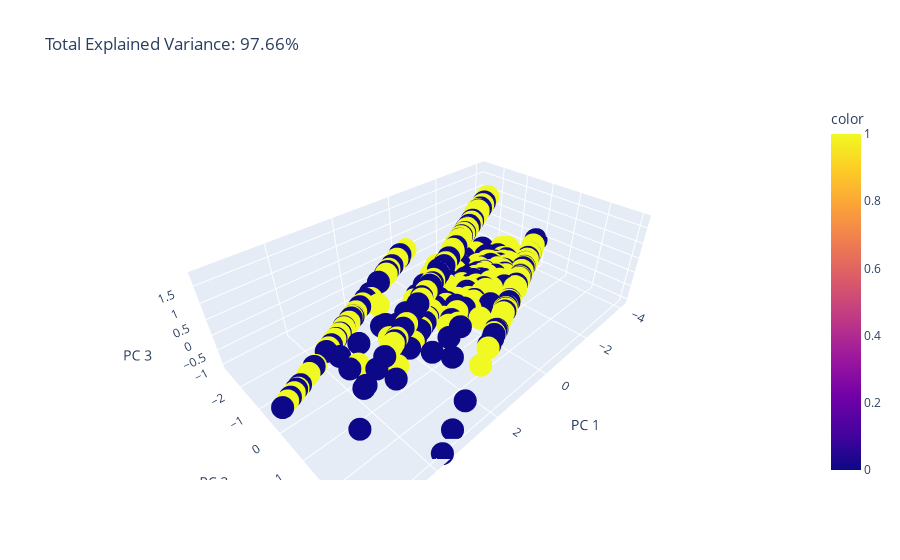

Write notebook code for a chart like this one.
### Code cell
pca = PCA()
pipe = Pipeline([('scaler', StandardScaler()), ('pca', pca)])

X = pipe.fit_transform(train.drop('Winner', axis=1))

pca = PCA(n_components=3)
components = pca.fit_transform(X)

total_var = pca.explained_variance_ratio_.sum() * 100

fig = px.scatter_3d(
    components, x=0, y=1, z=2, color=train['Winner'],
    title=f'Total Explained Variance: {total_var:.2f}%',
    labels={'0': 'PC 1', '1': 'PC 2', '2': 'PC 3'}
)
fig.show()

### Figure 1 — Plotly figure (JSON) as saved in the notebook; plotly's stock layout.template omitted (floating-point values rounded to 4 significant figures; data arrays with more than 128 entries replaced by an {"elided": "..."} marker saying what was removed)
{"data": [{"hovertemplate": "PC 1=%{x}<br>PC 2=%{y}<br>PC 3=%{z}<br>color=%{marker.color}<extra></extra>", "legendgroup": "", "marker": {"color": {"elided": "415 int values"}, "coloraxis": "coloraxis", "symbol": "circle"}, "mode": "markers", "name": "", "scene": "scene", "showlegend": false, "type": "scatter3d", "x": {"elided": "415 float values"}, "y": {"elided": "415 float values"}, "z": {"elided": "415 float values"}}], "layout": {"coloraxis": {"colorbar": {"title": {"text": "color"}}, "colorscale": [[0, "#0d0887"], [0.1111, "#46039f"], [0.2222, "#7201a8"], [0.3333, "#9c179e"], [0.4444, "#bd3786"], [0.5556, "#d8576b"], [0.6667, "#ed7953"], [0.7778, "#fb9f3a"], [0.8889, "#fdca26"], [1, "#f0f921"]]}, "legend": {"tracegroupgap": 0}, "scene": {"domain": {"x": [0, 1], "y": [0, 1]}, "xaxis": {"title": {"text": "PC 1"}}, "yaxis": {"title": {"text": "PC 2"}}, "zaxis": {"title": {"text": "PC 3"}}}, "title": {"text": "Total Explained Variance: 97.66%"}}}
